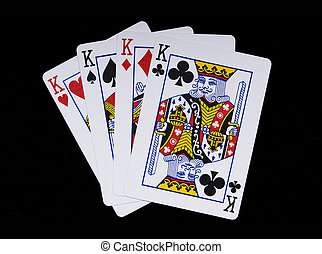
#> input picture Resources/cards.jpg, 322 x 254 px, given in place of the camera
$ python virpaint.py
#> lines starting #> are read from the running program, lines starting #| are printed output that depends on the picture; after the words box and inside, x2 and y2 are one past the last pixel; in counts of white or black regions, pixels touching at a corner belong together
#> further down, img is the input picture: shape (254, 322, 3); mean B, G, R 84.2, 82.7, 85.4
import cv2
import numpy as np

frameWidth = 640
frameHeight = 480

colorlist = [[62,73,212,179,255,255],[23,43,149,60,117,255], [140,0,215,168,21,235]] #Blue, Green, pale pink
colorValues = [[255,0,0], [0,255,0], [216,208,230]] #BGR values
myPoints=[]

cap = cv2.VideoCapture(0)
cap.set(3, frameWidth)
cap.set(4, frameHeight)
cap.set(10,150)

def getcontours(img):
    contours, hierarchy = cv2.findContours(img, cv2.RETR_EXTERNAL, cv2.CHAIN_APPROX_NONE)
    x,y,w,h = 0,0,0,0
    for cnt in contours:
        area = cv2.contourArea(cnt)
        if area>800:
            # cv2.drawContours(imgContour, cnt, -1, (255,0,0), 3)
            peri = cv2.arcLength(cnt, True)
            approx = cv2.approxPolyDP(cnt, 0.02*peri, True)
            x,y,w,h = cv2.boundingRect(approx)
    return x+w//2, y

def findcolor(img,colorlist,colorValues):
    imgHSV = cv2.cvtColor(img, cv2.COLOR_BGR2HSV)
#> imgHSV: shape (254, 322, 3); mean H, S, V 43, 31.4, 91.7
    count = 0
    newPoints = []
    for color in colorlist:
        lower = np.array(color[:3])
        upper = np.array(color[3:])
        mask = cv2.inRange(imgHSV,lower,upper)
        x,y = getcontours(mask)
        cv2.circle(imgContour, (x,y), 15, colorValues[count], cv2.FILLED)
        if x!= 0 and y!=0:
            newPoints.append([x,y,count])
        count +=1
#> this loop made 3 passes
#> contours in getcontours on passes 1 to 3: 264 contours, all with area under 20, 24 contours, all with area under 20, 212 contours, all with area under 20
#> pass 1, in findcolor, `mask = cv2.inRange(imgHSV,lower,upper)`:
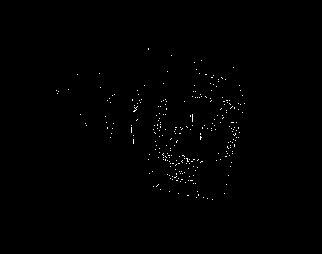
#> mask: shape (254, 322); 0.45% white in thin lines or dots, all inside (x1, y1, x2, y2) = (56, 48, 245, 200)
#> pass 2, in findcolor, `mask = cv2.inRange(imgHSV,lower,upper)`:
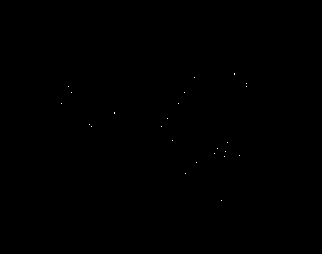
#> mask: shape (254, 322); 0.03% white in thin lines or dots, all inside (x1, y1, x2, y2) = (61, 73, 247, 201)
#> pass 3, in findcolor, `mask = cv2.inRange(imgHSV,lower,upper)`:
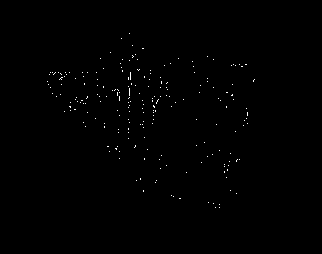
#> mask: shape (254, 322); 0.37% white in thin lines or dots, all inside (x1, y1, x2, y2) = (47, 33, 255, 208)
#> after the loop:
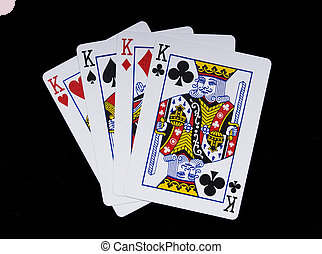
#> imgContour: shape (254, 322, 3); 0.24% of pixels changed, all inside (x1, y1, x2, y2) = (0, 0, 16, 16)
#> after the loop, count = 3; newPoints = []
    return newPoints

def drawOnCanvas(myPoints, colorValues):
    for point in myPoints:
        cv2.circle(imgContour, (point[0], point[1]), 10, colorValues[point[2]], cv2.FILLED)


while True:
    success,img = cap.read()
    imgContour = img.copy()
    newPoints = findcolor(img,colorlist,colorValues)
#> newPoints = []
    if len(newPoints)!=0:
        for newP in newPoints:
            myPoints.append(newP)
    if len(myPoints)!=0:
        drawOnCanvas(myPoints, colorValues)
    cv2.imshow('Video', imgContour)

    if cv2.waitKey(1) & 0xFF == ord('q'):
#> (key q is pressed here)
        break
